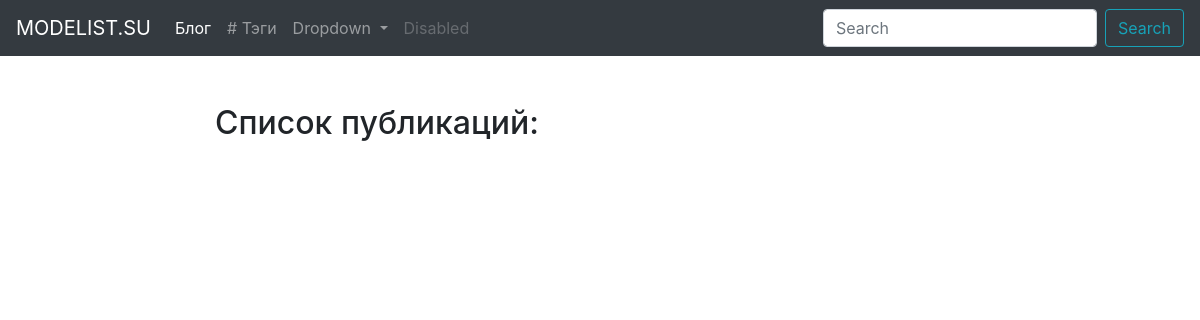
The page /blog/ on the database as committed earlier.
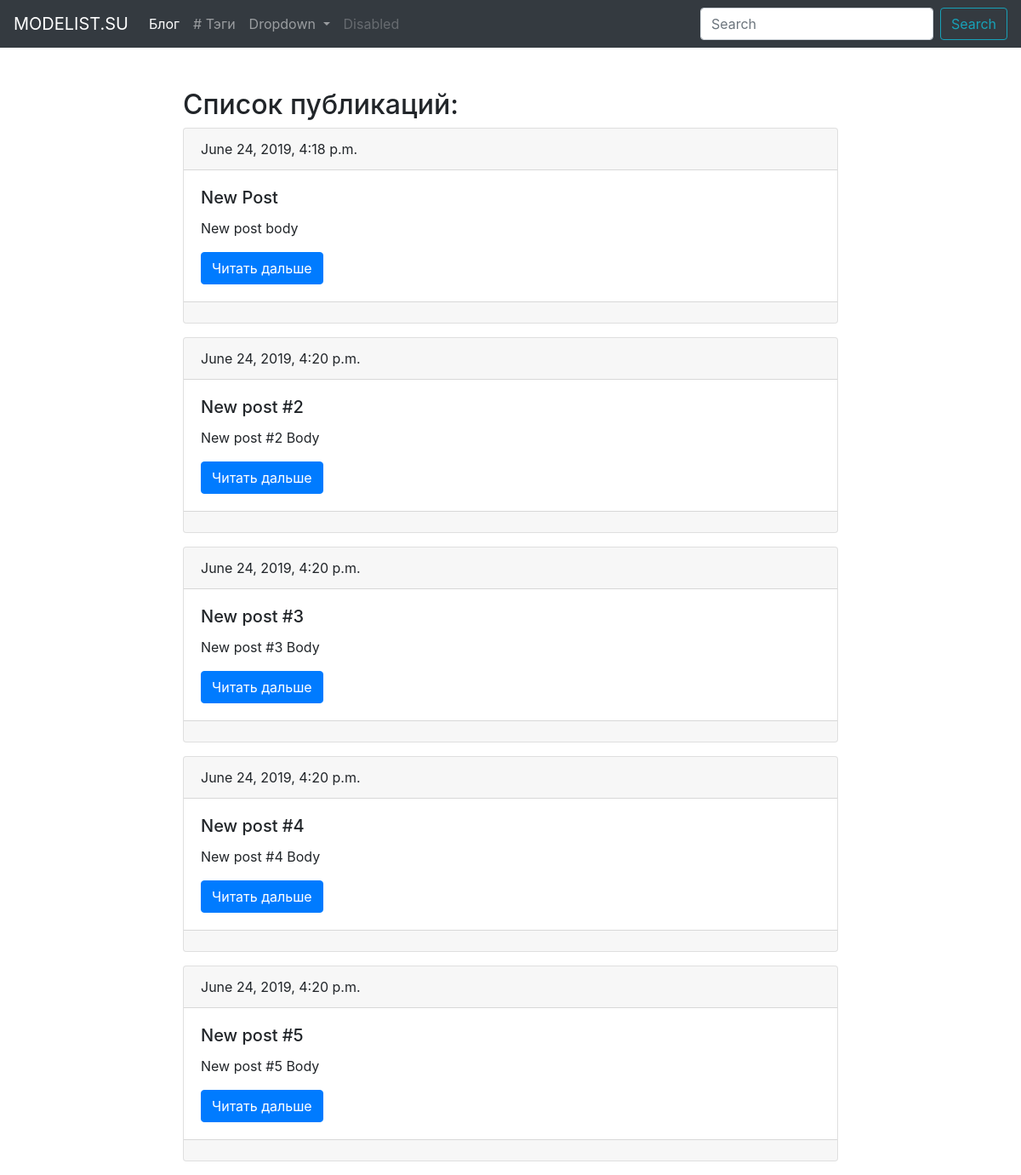
The same page on the database as committed later.
### blog/models.py (models this page shows, shortened)
class Post(models.Model):
    title = models.CharField(max_length=150, db_index=True)
    slug = models.SlugField(max_length=150, unique=True, blank=True)
    body = models.TextField(blank=True, db_index=True)
    date_pub = models.DateTimeField(auto_now_add=True)
    tags = models.ManyToManyField('Tag', related_name='posts', blank=True)
    def get_absolute_url(self):
        return reverse('post_detail_url', kwargs={'slug': self.slug})

### blog/views.py (the view)
# urls.py: path('', post_list, name='post_list_url'),
def post_list(request):
    posts = Post.objects.all()
    return render(request, 'blog/post_list.html', context={'title': 'Последние записи', 'posts': posts})

### blog/templates/blog/post_list.html (shortened to what this page needs)
{% extends 'blog/blog_main.html' %}
{% block content %}
    <h2>Список публикаций:</h2>
    {% for post in posts %}
       {% include 'blog/includes/post_card_template.html' %}
    {% endfor %}
{% endblock %}

### blog/templates/blog/includes/post_card_template.html (shortened to what this page needs)
 <div class="card mb-3">
    <div class="card-header">
        {{ post.date_pub }}
    </div>
    <div class="card-body">
        <h5 class="card-title">{{ post.title }}</h5>
        <p class="card-text">{{ post.body|truncatewords:15 }}</p>
        <a href="{{ post.get_absolute_url }}" class="btn btn-primary">Читать дальше</a>
    </div>
    <div class="card-footer text-muted">
    </div>
</div>

Rows that differ between the two databases and show on the page:
added Post: date_pub "June 24, 2019, 4:18 p.m.", title "New Post", body "New post body"
added Post: date_pub "June 24, 2019, 4:20 p.m.", title "New post #2", body "New post #2 Body"
added Post: date_pub "June 24, 2019, 4:20 p.m.", title "New post #3", body "New post #3 Body"
added Post: date_pub "June 24, 2019, 4:20 p.m.", title "New post #4", body "New post #4 Body"
added Post: date_pub "June 24, 2019, 4:20 p.m.", title "New post #5", body "New post #5 Body"
